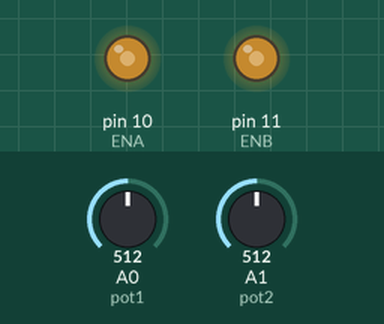
A sketch run on a simulated Arduino Uno, built with avr-gcc and run on an emulated ATmega328P. Shown: output pins drawn as LEDs (lit = HIGH). The test bench sets the inputs (shaded band); at power-on: A0 (pot1) = 512, A1 (pot2) = 512.

Above: at 1.2 s.
1.3 s: A0 (pot1) set to 716
At 2.5 s:
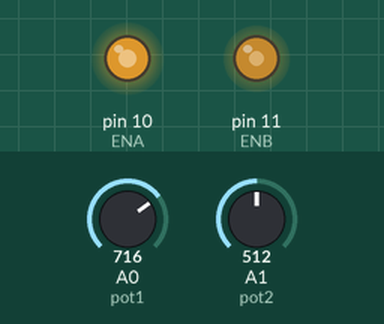
2.8 s: A1 (pot2) set to 716
At 3.9 s:
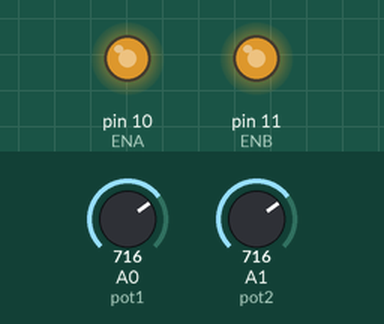
4.3 s: A0 (pot1) set to 900
At 5.0 s:
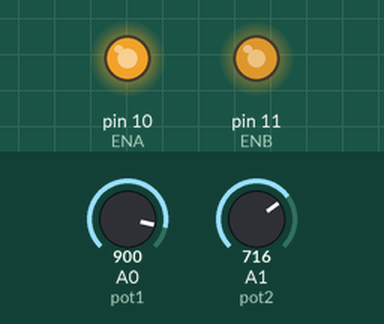
5.8 s: A1 (pot2) set to 900
At 6.2 s:
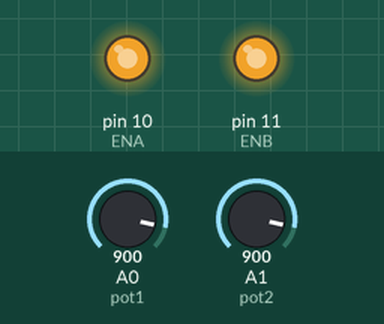
7.3 s: A0 (pot1) set to 511
At 8.5 s:
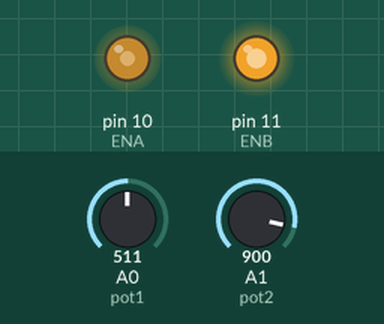
8.8 s: A1 (pot2) set to 122
At 9.7 s:
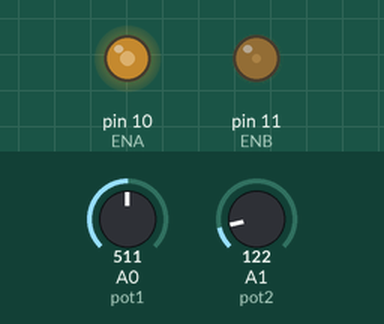
Timing chart, 0 to 11.3 s (numbered marks = the images above; inputs shaded):
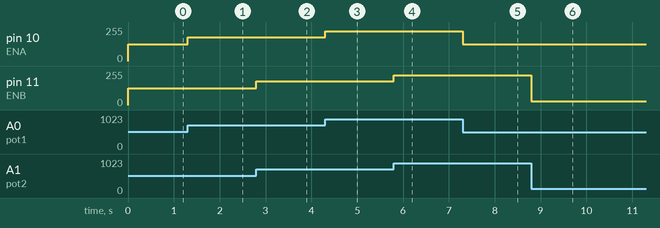

The sketch:

ecg03.ino
```cpp
 int ENA=10;
 int ENB=11;
 int pot1=A0;
 int pot2=A1;
 int reading1;
 int reading2;
void setup() {
  pinMode (A0,INPUT);
  pinMode (A1,INPUT);
  pinMode (ENA,OUTPUT);
  pinMode (ENB,OUTPUT);
}

void loop() {
  { reading1 = analogRead(pot1);
    int p=map(reading1,0,1023,0,255);
    analogWrite(ENA,p);
    reading2 = analogRead(pot2);
    int s= map (reading2,0,1023,0,255);
    analogWrite (ENB,s);
    }

}
```

Measured:
- after the input at 1.3 s, pin 10 (ENA): 127/255 → 178/255 at once
- after the input at 2.8 s, pin 11 (ENB): 127/255 → 178/255 at once
- after the input at 4.3 s, pin 10 (ENA): 178/255 → 224/255 at once
- after the input at 5.8 s, pin 11 (ENB): 178/255 → 224/255 at once
- after the input at 7.3 s, pin 10 (ENA): 224/255 → 127/255 at once
- after the input at 8.8 s, pin 11 (ENB): 224/255 → 30/255 at once
